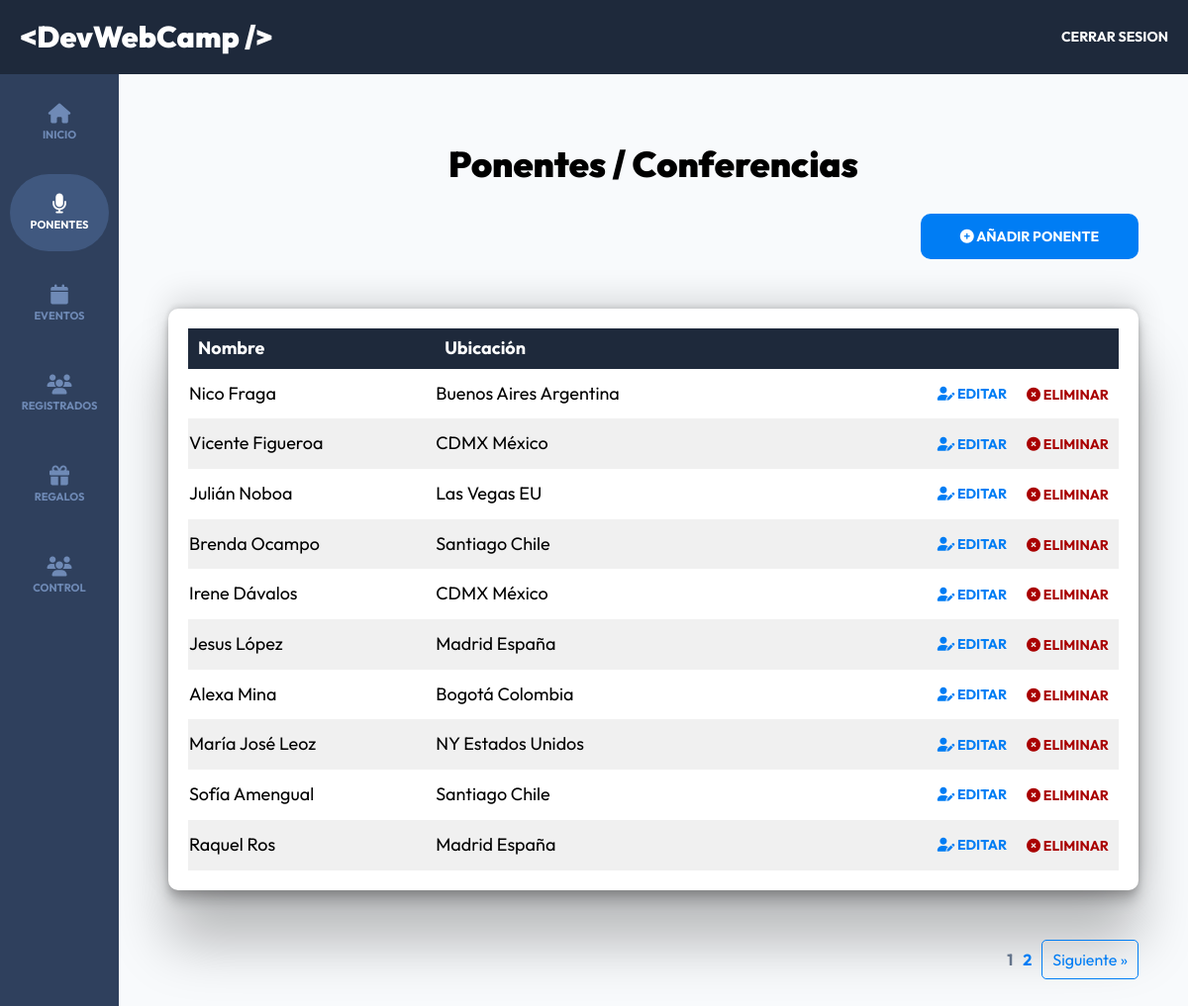
The app's page /admin/ponentes?page=1 (signed in) with its own data.
### tables this page shows
CREATE TABLE `ponentes` (
  `id` int(11) NOT NULL,
  `nombre` varchar(40) DEFAULT NULL,
  `apellido` varchar(40) DEFAULT NULL,
  `ciudad` varchar(20) DEFAULT NULL,
  `pais` varchar(20) DEFAULT NULL,
  `imagen` varchar(32) DEFAULT NULL,
  `tags` varchar(120) DEFAULT NULL,
  `redes` text DEFAULT NULL
);

### controllers/PonentesController.php (called while the page is built, shortened)
<?php
class PonentesController {
    public static function index(Router $router ){
        $pagina_actual = $_GET['page'];
        $pagina_actual = filter_var($pagina_actual, FILTER_VALIDATE_INT);
        $registros_por_pagina = 10;
        $total = Ponente::total();
        $paginacion = new Paginacion($pagina_actual, $registros_por_pagina, $total);
        $ponentes = Ponente::paginar($registros_por_pagina, $paginacion->offset());
        $router->render('admin/ponentes/index', [
            'titulo' => 'Ponentes / Conferencias',
            'ponentes' => $ponentes,
            'paginacion' => $paginacion->paginacion()
        ]);
    }
}

### public/index.php (called while the page is built, shortened)
<?php
$router = new Router();
$router->get('/login', [AuthController::class, 'login']);
$router->post('/login', [AuthController::class, 'login']);
$router->post('/logout', [AuthController::class, 'logout']);
$router->get('/registro', [AuthController::class, 'registro']);
$router->post('/registro', [AuthController::class, 'registro']);
$router->get('/olvide', [AuthController::class, 'olvide']);
$router->post('/olvide', [AuthController::class, 'olvide']);
$router->get('/reestablecer', [AuthController::class, 'reestablecer']);
$router->post('/reestablecer', [AuthController::class, 'reestablecer']);
$router->get('/mensaje', [AuthController::class, 'mensaje']);
$router->get('/confirmar-cuenta', [AuthController::class, 'confirmar']);
$router->get('/admin/dashboard', [DashboardController::class, 'index']);
$router->get('/admin/ponentes', [PonentesController::class, 'index']);
$router->get('/admin/ponentes/crear', [PonentesController::class, 'crear']);
$router->post('/admin/ponentes/crear', [PonentesController::class, 'crear']);
$router->get('/admin/ponentes/editar', [PonentesController::class, 'editar']);
$router->post('/admin/ponentes/editar', [PonentesController::class, 'editar']);
$router->post('/admin/ponentes/eliminar', [PonentesController::class, 'eliminar']);
$router->get('/admin/eventos', [EventosController::class, 'index']);
$router->get('/admin/eventos/crear', [EventosController::class, 'crear']);
$router->post('/admin/eventos/crear', [EventosController::class, 'crear']);
$router->get('/admin/eventos/editar', [EventosController::class, 'editar']);
$router->post('/admin/eventos/editar', [EventosController::class, 'editar']);
$router->post('/admin/eventos/eliminar', [EventosController::class, 'eliminar']);
$router->get('/api/eventos-horario', [APIEventos::class, 'index']);
$router->get('/api/ponentes', [APIPonentes::class, 'index']);
$router->get('/api/ponente', [APIPonentes::class, 'ponente']);
$router->get('/api/usuario', [APIUsuarios::class, 'index']);
$router->get('/api/regalos', [APIRegalos::class, 'index']);
$router->get('/api/evento', [APIEventosDisponibles::class, 'index']);
$router->get('/admin/registrados', [RegistradosController::class, 'index']);
$router->get('/admin/general', [GeneralController::class, 'index']);
$router->get('/admin/regalos', [RegalosController::class, 'index']);
$router->get('/finalizar-registro', [RegistroController::class, 'crear']);
$router->post('/finalizar-registro/gratis', [RegistroController::class, 'gratis']);
$router->post('/finalizar-registro/pagar', [RegistroController::class, 'pagar']);
$router->get('/finalizar-registro/conferencias', [RegistroController::class, 'conferencias']);
$router->post('/finalizar-registro/conferencias', [RegistroController::class, 'conferencias']);
$router->get('/boleto', [RegistroController::class, 'boleto']);
$router->get('/', [PaginasController::class, 'index'] );
$router->get('/devwebcamp', [PaginasController::class, 'evento'] );
$router->get('/paquetes', [PaginasController::class, 'paquetes'] );
$router->get('/workshops-conferencias', [PaginasController::class, 'conferencias'] );
$router->get('/404', [PaginasController::class, 'error'] );
$router->comprobarRutas();

### models/ActiveRecord.php (called while the page is built, shortened)
<?php
class ActiveRecord {
    protected static $db;
    protected static $tabla = '';
    public static function setDB($database) {
        self::$db = $database;
    }
    public static function consultarSQL($query) {
        $resultado = self::$db->query($query);
        $array = [];
        while($registro = $resultado->fetch_assoc()) {
            $array[] = static::crearObjeto($registro);
        }
        return $array;
    }
    protected static function crearObjeto($registro) {
        $objeto = new static;
        foreach($registro as $key => $value ) {
            if(property_exists( $objeto, $key  )) {
                $objeto->$key = $value;
            }
        }
        return $objeto;
    }
    public static function paginar($por_pagina, $offset) {
        $query = "SELECT * FROM " . static::$tabla . "  ORDER BY id DESC LIMIT ${por_pagina} OFFSET ${offset}" ;
        $resultado = self::consultarSQL($query);
        return $resultado;
    }
    public static function total($columna = '', $valor = '') {
        $query = "SELECT COUNT(*) FROM " . static::$tabla;
        $resultado = self::$db->query($query);
        $total = $resultado->fetch_array();
        return array_shift($total);
    }
}

### views/admin/ponentes/index.php (the view, shortened to what this page needs)
<h2 class="dashboard__heading"><?php echo $titulo; ?></h2>
<div class="dashboard__contenedor-boton">
    <a class="dashboard__boton" href="/admin/ponentes/crear">
        <i class="fa-solid fa-circle-plus"></i>
        Añadir Ponente
    </a>
</div>
<div class="dashboard__contenedor">
    <?php if(!empty($ponentes)){ ?>
        <table class="table">
            <thead class="table__thead">
                <tr>
                    <th scope="col" class="table__th">Nombre</th>
                    <th scope="col" class="table__th">Ubicación</th>
                    <th scope="col" class="table__th"></th>
                </tr>
            </thead>
            <tbody class="table__tbody">
                <?php foreach($ponentes as $ponente) { ?>
                    <tr class="table__tr">
                        <td>
                            <?php echo $ponente->nombre . " " . $ponente->apellido; ?>
                        </td>
                        <td>
                            <?php echo $ponente->ciudad . " " . $ponente->pais; ?>
                        </td>
                        <td class="table__td--acciones">
                            <a class="table__accion table__accion--editar" href="/admin/ponentes/editar?id=<?php echo $ponente->id; ?>">
                                <i class="fa-solid fa-user-pen"></i>
                                    Editar
                            </a>
                            <form method="POST" action="/admin/ponentes/eliminar" class="table__formulario">
                                <button class="table__accion table__accion--eliminar" type="submit">
                                    <i class="fa-solid fa-circle-xmark"></i>
                                Eliminar</button>
                            </form>
                        </td>
                    </tr>
                <?php } ?>
            </tbody>
        </table>
    <?php } else { ?>
        <a class="text-center" href="#">No Hay Ponentes Aún</a>
    <?php } ?>
</div>
<?php
    echo $paginacion;
?>

### public/build/css/app.css (style rules this page uses)
html { line-height: 1.15; -webkit-text-size-adjust: 100%; }
body { margin: 0; }
a { background-color: transparent; }
button, input, optgroup, select, textarea { font-family: inherit; font-size: 100%; line-height: 1.15; margin: 0; }
button, input { overflow: visible; }
button, select { text-transform: none; }
button, [type=button], [type=reset], [type=submit] { -webkit-appearance: button; }
html { font-size: 62.5%; box-sizing: border-box; height: 100%; }
*, *:before, *:after { box-sizing: inherit; }
body { font-family: "Outfit", sans-serif; font-size: 1.8rem; }
a { text-decoration: none; }
h1, h2, h3 { font-family: "Outfit", sans-serif; font-weight: 900; margin: 2rem 0; }
h2 { font-size: 3.6rem; }
[class$=__heading] { font-family: "Outfit", sans-serif; font-weight: 900; margin: 2rem 0; margin: 6rem 0 3rem 0; text-align: center; }
.dashboard { height: 100%; display: flex; flex-direction: column; background-color: #F8FAFC; }
.dashboard__contenedor-boton { display: flex; justify-content: flex-end; margin-bottom: 5rem; }
.dashboard__boton { background-color: #007df4; padding: 1.5rem 4rem; color: #FFFFFF; font-size: 1.8rem; font-weight: 700; border: none; transition-property: background-color; transition-duration: 0.3s; text-align: center; width: 100%; display: inline-block; text-transform: uppercase; font-size: 1.4rem; border-radius: 1rem; }
@media (min-width: 768px) { .dashboard__boton { width: auto; } }
.dashboard__contenedor, .dashboard__formulario { box-shadow: rgba(0, 0, 0, 0.25) 0px 54px 55px, rgba(0, 0, 0, 0.12) 0px -12px 30px, rgba(0, 0, 0, 0.12) 0px 4px 6px, rgba(0, 0, 0, 0.17) 0px 12px 13px, rgba(0, 0, 0, 0.09) 0px -3px 5px; background-color: #FFFFFF; padding: 2rem; border-radius: 1rem; }
.table { width: 100%; border-collapse: collapse; }
.table__thead { background-color: #1E293B; color: #FFFFFF; }
.table__th { padding: 1rem; text-align: left; }
.table__tr:nth-of-type(even) { background-color: #f0f0f0; }
.table__td, .table__td--acciones { padding: 1.5rem 1rem; }
.table__td--acciones { display: flex; justify-content: flex-end; gap: 2rem; align-items: center; }
.table__accion { all: unset; text-transform: uppercase; font-size: 1.4rem; font-weight: 700; }
.table__accion--editar { color: #007df4; }
.table__accion--eliminar { color: rgb(169, 0, 0); }

### records on screen
ponentes: nombre "Nico", apellido "Fraga", ciudad "Buenos Aires", pais "Argentina"
ponentes: nombre "Vicente", apellido "Figueroa", ciudad "CDMX", pais "México"
ponentes: nombre "Julián", apellido "Noboa", ciudad "Las Vegas", pais "EU"
ponentes: nombre "Brenda", apellido "Ocampo", ciudad "Santiago", pais "Chile"
ponentes: nombre "Irene", apellido "Dávalos", ciudad "CDMX", pais "México"
ponentes: nombre "Jesus", apellido "López", ciudad "Madrid", pais "España"
ponentes: nombre "Alexa", apellido "Mina", ciudad "Bogotá", pais "Colombia"
ponentes: nombre "María José", apellido "Leoz", ciudad "NY", pais "Estados Unidos"
ponentes: nombre "Sofía", apellido "Amengual", ciudad "Santiago", pais "Chile"
ponentes: nombre "Raquel", apellido "Ros", ciudad "Madrid", pais "España"

### other values on screen
$titulo "Ponentes / Conferencias"
